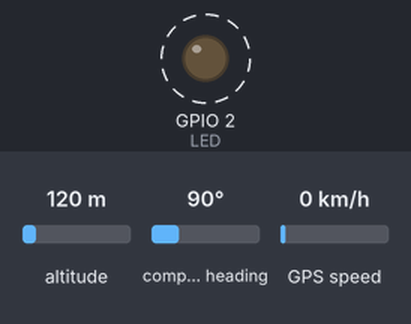
Recording of a sketch running on a simulated ESP32. Parts: output pins drawn as LEDs (lit = HIGH). Dashed ring = blinking. The inputs (shaded band) are chosen by the test bench; at power-on: altitude 120 m, compass heading 90°, GPS speed 0 km/h. WiFi joins after 1.5 s; servers stay silent unless stated; the GPS gets a fix after 3 s at 37.7749, -122.4194 with 8 satellites; what the sketch prints to the serial monitor is not drawn.

Above: at 3.0 s.
Timing chart, 0 to 7.1 s (numbered marks = the images above):
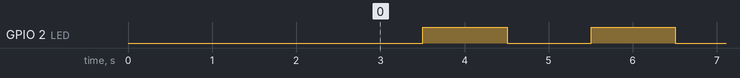

Measured:
- by itself, GPIO 2 (LED): alternates HIGH for 1.0 s and LOW for 1.0 s

The sketch:

oatgps.ino
```cpp
#include <WiFi.h>
#include <ESPmDNS.h>
#include <WiFiUdp.h>
#include <ArduinoOTA.h>
#include <TinyGPS++.h>
#include <HardwareSerial.h>
#include <WiFiManager.h>
//gps
#define RXPin (3)
#define TXPin (1)
////////////////////////////////////////////////////////////////////////////////////////
TaskHandle_t Task1;
TaskHandle_t Task2;
////////////////////////////////////////////////////////////////////////////////////////
//gps
static const uint32_t GPSBaud = 9600;
TinyGPSPlus gps;

// The serial connection to the GPS device
HardwareSerial ss(2);

int LED = 2;
void displayInfo()
{
Serial.print(F("Location: "));
if (gps.location.isValid())
{
Serial.print(gps.location.lat(), 6);
Serial.print(F(","));
Serial.print(gps.location.lng(), 6);
}
else
{
Serial.print(F("INVALID"));
}

Serial.println();
}


////////////////////////////////////////////////////////////////////////////////////////
void setup() {
  Serial.begin(115200);
//gps
   ss.begin(GPSBaud, SERIAL_8N1, RXPin, TXPin, false);
//wifi
    WiFiManager wm;
//    wm.resetSettings();
    bool res;
    res = wm.autoConnect();
   if(!res) {
        Serial.println("Failed to connect");
    }
    else {
        Serial.println("connected...yeey :)");
    }
  Serial.println("Booting");
  WiFi.mode(WIFI_STA);
  while (WiFi.waitForConnectResult() != WL_CONNECTED) {
    Serial.println("Connection Failed! Rebooting...");
    delay(5000);
    ESP.restart();
  }


 //task 1
  xTaskCreatePinnedToCore(
                    TaskGps,   /* Task function. */
                    "Task1",     /* name of task. */
                    10000,       /* Stack size of task */
                    NULL,        /* parameter of the task */
                    1,           /* priority of the task */
                    &Task1,      /* Task handle to keep track of created task */
                    0);          /* pin task to core 0 */
  delay(500);
   //task 2
  xTaskCreatePinnedToCore(
                    TaskMqtt,   /* Task function. */
                    "Task2",     /* name of task. */
                    10000,       /* Stack size of task */
                    NULL,        /* parameter of the task */
                    1,           /* priority of the task */
                    &Task2,      /* Task handle to keep track of created task */
                    1);          /* pin task to core 1 */
    delay(500);
    // ส่วนของ OTA
  ArduinoOTA
    .onStart([]() {
      String type;
      if (ArduinoOTA.getCommand() == U_FLASH)
        type = "sketch";
      else          // แบบ U_SPIFFS
        type = "filesystem";
      Serial.println("Start updating " + type);
    })
    .onEnd([]() {
      Serial.println("\nEnd");
    })
    .onProgress([](unsigned int progress, unsigned int total) {
      Serial.printf("Progress: %u%%\r", (progress / (total / 100)));
    })
    .onError([](ota_error_t error) {
      Serial.printf("Error[%u]: ", error);
      if (error == OTA_AUTH_ERROR) Serial.println("Auth Failed");
      else if (error == OTA_BEGIN_ERROR) Serial.println("Begin Failed");
      else if (error == OTA_CONNECT_ERROR) Serial.println("Connect Failed");
      else if (error == OTA_RECEIVE_ERROR) Serial.println("Receive Failed");
      else if (error == OTA_END_ERROR) Serial.println("End Failed");
    });

  ArduinoOTA.begin();

  Serial.println("Ready");
  Serial.print("IP address: ");
  Serial.println(WiFi.localIP());

// กำหนด pinMode เหมือนเขียนโปรแกรมปกติ
  pinMode(LED, OUTPUT);
}
////////////////////////////////////////////////////////////////////////////////////////
void TaskGps( void * pvParameters ){
  Serial.print("Task1 running on core ");
  Serial.println(xPortGetCoreID());


 while (true) {
 ArduinoOTA.handle();
// led
  digitalWrite(LED, HIGH);
  delay(1000);
  digitalWrite(LED, LOW);
  delay(1000);
  }
 }

////////////////////////////////////////////////////////////////////////////////////////
void TaskMqtt( void * pvParameters ){
  Serial.print("Task2 running on core ");
  Serial.println(xPortGetCoreID());

 while (true) {

if (gps.encode(ss.read()))
displayInfo();

if (millis() > 5000 && gps.charsProcessed() < 10)
{
Serial.println(F("No GPS detected: check wiring."));
while(true);
}
 }
}
void loop() {


}
```
